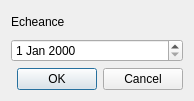
<?xml version="1.0" encoding="UTF-8"?>
<ui version="4.0">
 <class>editecheance</class>
 <widget class="QDialog" name="editecheance">
  <property name="geometry">
   <rect>
    <x>0</x>
    <y>0</y>
    <width>194</width>
    <height>101</height>
   </rect>
  </property>
  <property name="windowTitle">
   <string>Echeance</string>
  </property>
  <layout class="QVBoxLayout" name="verticalLayout">
   <item>
    <widget class="QLabel" name="label">
     <property name="text">
      <string>Echeance </string>
     </property>
    </widget>
   </item>
   <item>
    <widget class="QDateEdit" name="dateEdit"/>
   </item>
   <item>
    <widget class="QDialogButtonBox" name="buttonBox">
     <property name="orientation">
      <enum>Qt::Horizontal</enum>
     </property>
     <property name="standardButtons">
      <set>QDialogButtonBox::Cancel|QDialogButtonBox::Ok</set>
     </property>
    </widget>
   </item>
  </layout>
 </widget>
 <resources/>
 <connections>
  <connection>
   <sender>buttonBox</sender>
   <signal>accepted()</signal>
   <receiver>editecheance</receiver>
   <slot>accept()</slot>
   <hints>
    <hint type="sourcelabel">
     <x>248</x>
     <y>254</y>
    </hint>
    <hint type="destinationlabel">
     <x>157</x>
     <y>274</y>
    </hint>
   </hints>
  </connection>
  <connection>
   <sender>buttonBox</sender>
   <signal>rejected()</signal>
   <receiver>editecheance</receiver>
   <slot>reject()</slot>
   <hints>
    <hint type="sourcelabel">
     <x>316</x>
     <y>260</y>
    </hint>
    <hint type="destinationlabel">
     <x>286</x>
     <y>274</y>
    </hint>
   </hints>
  </connection>
 </connections>
</ui>
